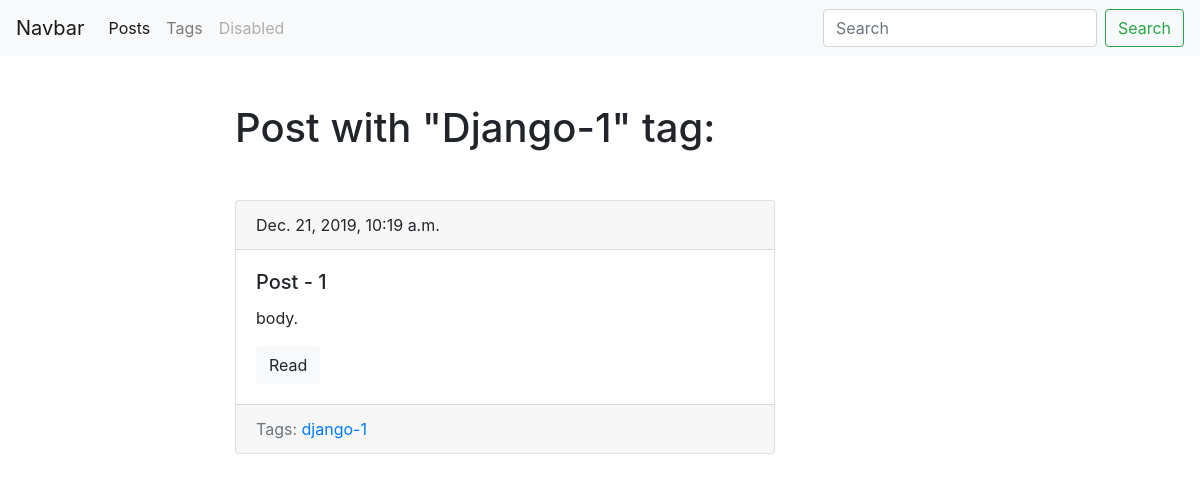
Before: /blog/tag/django-1/ with the older database file.
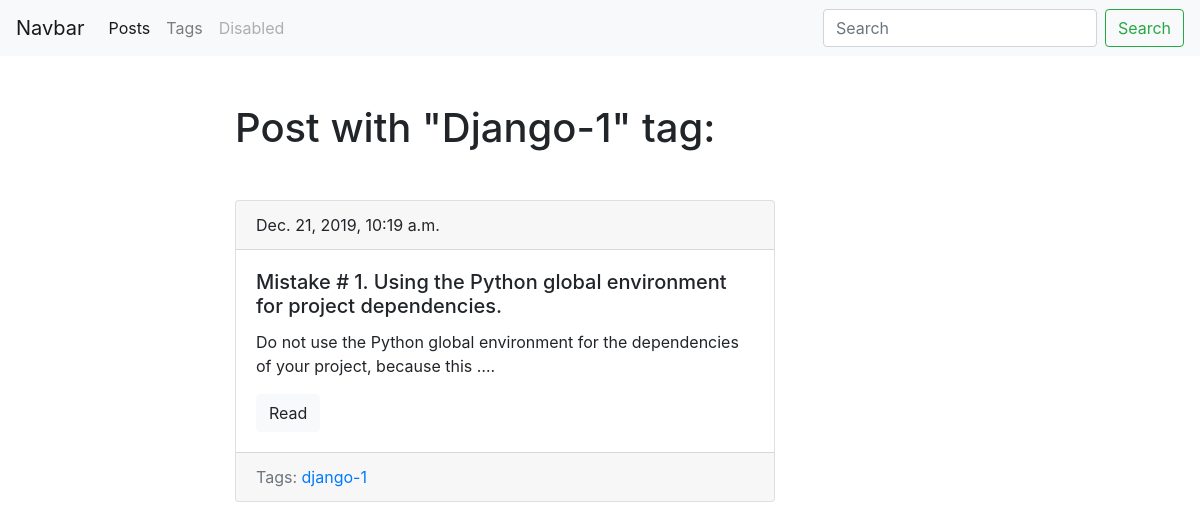
After: the same page with the newer database file.
### blog/models.py (models this page shows, shortened)
class Post(models.Model):
    title = models.CharField(max_length=150, db_index=True)
    slug = models.SlugField(max_length=150, blank=True, unique=True)
    body = models.TextField(blank=True, db_index=True)
    tags = models.ManyToManyField('Tag', blank=True, related_name='posts')
    date_pub = models.DateTimeField(auto_now_add=True)
    def get_absolute_url(self):
        return reverse('post_detail_url', kwargs={'slug': self.slug})
    class Meta:
        ordering = ['-date_pub']

### blog/views.py (the view)
# urls.py: path('tag/<str:slug>/', TagDetail.as_view(), name="tag_detail_url"),
class TagDetail(ObjectDetailMixin, View):
    model = Tag
    template = 'blog/tag_detail.html'

### blog/models.py (called while the page is built)
    def get_absolute_url(self):
        return reverse('tag_detail_url', kwargs={'slug': self.slug})

### blog/utils.py (called while the page is built)
    def get(self, request, slug):
        obj = get_object_or_404(self.model, slug=slug)
        return render(request, self.template, context={self.model.__name__.lower(): obj, 'admin_object': obj, 'detail': True})

### blog/templates/blog/tag_detail.html (shortened to what this page needs)
{% extends 'blog/base_blog.html' %}
{% block content  %}
    <h1 class="mb-5">Post with "{{ tag.title|title }}" tag:</h1>
    {% for post in tag.posts.all %}
    {% include 'blog/includes/post_card_template.html' %}
    {% endfor %}
{% endblock %}

### blog/templates/blog/includes/post_card_template.html
<div class="card mb-4">
    <div class="card-header">
      {{ post.date_pub }}
    </div>
    <div class="card-body">
      <h5 class="card-title">{{ post.title }}</h5>
      <p class="card-text">{{ post.body|truncatewords:15 }}.</p>
      <a href="{{ post.get_absolute_url }}" class="btn btn-light">Read</a>
    </div>
    <div class="card-footer text-muted">
        Tags:
        {% for tag in post.tags.all %}
            <a href="{{ tag.get_absolute_url }}">{{ tag.title }}</a>
        {% endfor %}
    </div>
  </div>

Changed rows visible on the page:
changed Post: title "Post - 1" → "Mistake # 1. Using the Python global environment for project dependencies."; body "body" → "Do not use the Python global environment for the dependencies of your project, because this …"
